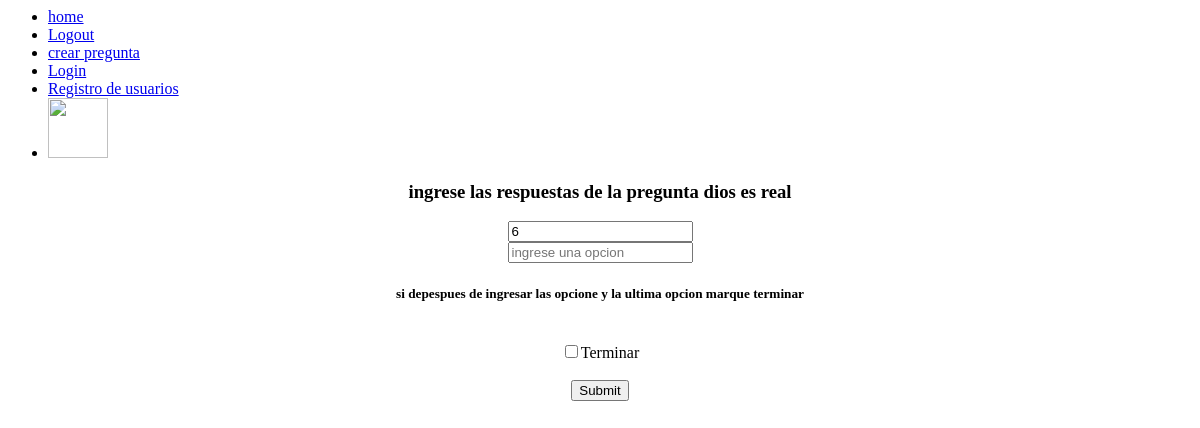
The app's page /anadir_opciones/, older data.
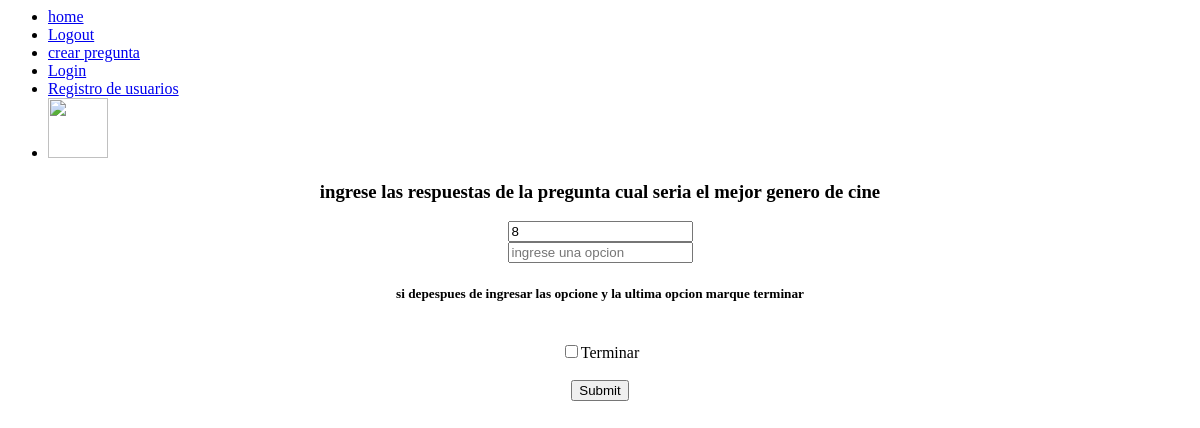
The same page, newer data.
### apps/voto/models.py (models this page shows, shortened)
class pregunta(models.Model):
	id = models.AutoField(primary_key=True)
	nombre = models.CharField(max_length=64)
	id_usuario = models.ForeignKey(usuario)
	id_categoria = models.ForeignKey(categoria,null=True,blank=True)
	creado = models.DateField(default=timezone.now,null=True,blank=True)

### apps/voto/views.py (the view)
# urls.py: url(r'^anadir_opciones/$',anadir_opciones,name='anadir_opciones'),
def anadir_opciones(request,pk=None):
	pregunta_get = pregunta.objects.latest('id')
	all_opciones = opciones.objects.filter(id_pregunta=pregunta_get)
	listaop = []
	for i in all_opciones:
		listaop.append(i)
	form = anadir_opcionesForm(request.POST or None)
	if form.is_valid():
		instance = form.save()
		instance.id_pregunta = pregunta.objects.get(id=request.POST['id_pregunta'])
		instance.opcion = request.POST['opcion']
		instance.save()
		if instance.terminar == True:
			p = pregunta_opcion()
			p.id_pregunta = instance.id_pregunta
			p.save()
			p.id_opciones = listaop
			return redirect('index_view')
	else:
		print "no valido"
	return render(request,'voto/anadir_opciones.html',{"object":pregunta_get})

### apps/voto/processors.py (called while the page is built)
def user_image(request):
	try:
		img=None
		user=request.user
		up=usuario.objects.get(user_perfil=user)
		img='/media/%s'%up.image
	except:
		img='http://localhost:8000/media/debian.png'
	return img

def consultory(request):
	dic = {
			'get_image_profile':user_image(request),
	}
	return dic

### templates/voto/anadir_opciones.html (shortened to what this page needs)
{% extends 'base.html' %}
{% load staticfiles %}
{% block content %}
<center>
	<h3>ingrese las respuestas de la pregunta {{object.nombre}}</h3>
	<form action="."  method="POST" enctype="multipart/form-data">
			<input type="text" name="id_pregunta" id="id_pregunt" placeholder="pregunta" value="{{object.id}}"><br>
			<input type="text" name="opcion" id="id_opcion" placeholder="ingrese una opcion"><br>
			<h5>si depespues de ingresar las opcione y la ultima opcion marque terminar</h5><br>
			<input type="checkbox" name="terminar" id="id_terminar">Terminar<br><br>
			<input type="submit" id="id_registrar" name="action"><br>
	</form>
{% endblock %}

Row changes from the older to the newer data that the page shows:
removed pregunta: nombre "dios es real", id_pregunta "6"
added pregunta: nombre "cual seria el mejor genero de cine", id_pregunta "8"
